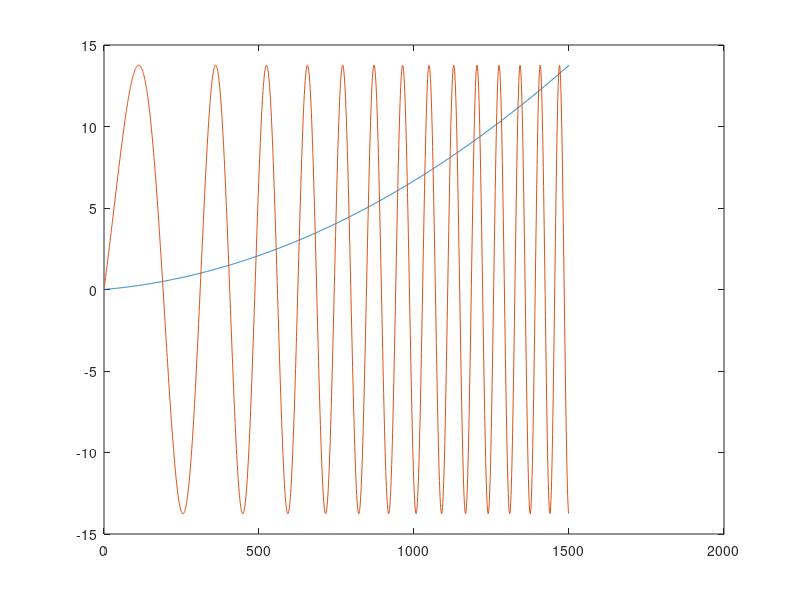

Write MATLAB code to recreate this figure. (Note: this script raises an error after producing the figure.)
%% Params
fs = 500;
dur = 3;
bpm_0 = 50; % max at 500 bpm
alpha = 3; 
%% building chirp from phase
t_sec = 1/fs:1/fs:dur;
f_0 = bpm_0 / 60; % beats per seconds
f_vec =  f_0 * (1 + alpha * t_sec); % can be more complex...

phase_vec = cumsum(f_vec) / fs;
chirp = sin(2*pi*phase_vec);

figure(1)
plot(phase_vec);
hold on;
plot(max(phase_vec) * chirp); % just to normalize.
hold off;
%% Inverting phase_vec numerically
t_phase_sec = resample(t_sec, phase_vec); % inverse by resampling

warping_vec = t_phase_sec * fs;
figure(2)
plot(warping_vec);

%% resampling: warping
chirp_warped = interp1(chirp, warping_vec, 'spline');
phase_warped = interp1(phase_vec, warping_vec, 'spline');

figure(3)
plot(chirp_warped * max(phase_warped));
hold on;
plot(phase_warped);
hold off;
%% resampling: unwarping
unwarping_vec = phase_vec / max(phase_vec) * length(phase_vec);
chirp_recovered = interp1(chirp_warped, unwarping_vec, 'spline');

figure(4)
plot(chirp_recovered-chirp);

